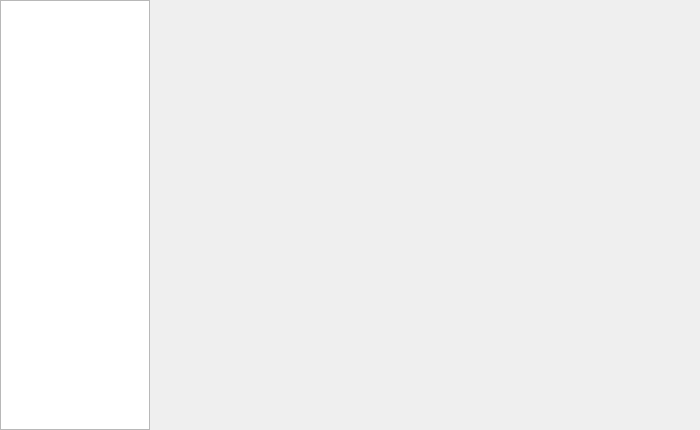
<?xml version="1.0" encoding="UTF-8"?>
<ui version="4.0">
 <class>WdgGenerators</class>
 <widget class="QWidget" name="WdgGenerators">
  <property name="geometry">
   <rect>
    <x>0</x>
    <y>0</y>
    <width>700</width>
    <height>430</height>
   </rect>
  </property>
  <property name="sizePolicy">
   <sizepolicy hsizetype="Expanding" vsizetype="Expanding">
    <horstretch>0</horstretch>
    <verstretch>0</verstretch>
   </sizepolicy>
  </property>
  <layout class="QHBoxLayout" name="horizontalLayout">
   <property name="leftMargin">
    <number>0</number>
   </property>
   <property name="topMargin">
    <number>0</number>
   </property>
   <property name="rightMargin">
    <number>0</number>
   </property>
   <property name="bottomMargin">
    <number>0</number>
   </property>
   <item>
    <widget class="QListWidget" name="lstGenerators">
     <property name="sizePolicy">
      <sizepolicy hsizetype="Fixed" vsizetype="Preferred">
       <horstretch>0</horstretch>
       <verstretch>0</verstretch>
      </sizepolicy>
     </property>
     <property name="minimumSize">
      <size>
       <width>150</width>
       <height>0</height>
      </size>
     </property>
     <property name="maximumSize">
      <size>
       <width>150</width>
       <height>16777215</height>
      </size>
     </property>
    </widget>
   </item>
   <item>
    <widget class="QWidget" name="centralWidgetHolder" native="true">
     <property name="sizePolicy">
      <sizepolicy hsizetype="Expanding" vsizetype="Expanding">
       <horstretch>6</horstretch>
       <verstretch>0</verstretch>
      </sizepolicy>
     </property>
    </widget>
   </item>
  </layout>
 </widget>
 <resources/>
 <connections/>
</ui>
